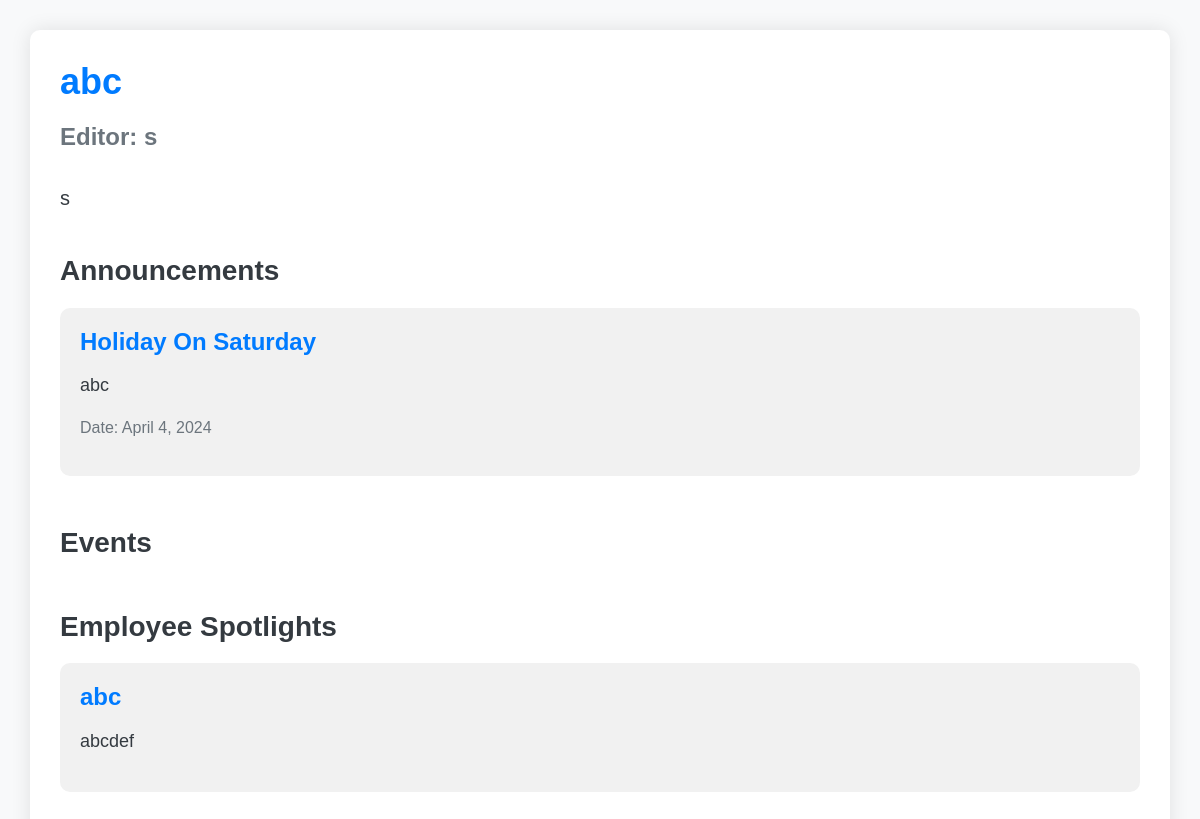
/newsletter/Computer Science/abc, run on the app's committed database.
### deptEnews/models.py (models this page shows)
class Newsletter(models.Model):
    title=models.CharField(max_length=100)
    issue_date=models.DateTimeField()
    editor=models.CharField(max_length=100)
    desc=models.TextField()
    department=models.ForeignKey(Department,on_delete=models.CASCADE)
    announcement=models.ManyToManyField(Announcement)
    employee=models.ManyToManyField(Employee)
    event=models.ManyToManyField(Event)

class Announcement(models.Model):
    title = models.CharField(max_length=100)
    content = models.TextField()
    date = models.DateField()

class Employee(models.Model):
    name = models.CharField(max_length=100)
    bio = models.TextField()

### deptEnews/views.py (the view)
# urls.py: path('newsletter/<str:department_name>/<str:newsletter_title>', views.newsletter_detail, name='newsletter_detail'),
def newsletter_detail(request,department_name,newsletter_title):
    newsletter = get_object_or_404(Newsletter, department__name=department_name, title=newsletter_title)
    return render(request, 'newsletter_detail.html', {'newsletter': newsletter})

### deptEnews/templates/newsletter_detail.html (shortened to what this page needs)
{% extends 'base.html' %}
{% block head %}
    <link rel="stylesheet" href="https://maxcdn.bootstrapcdn.com/bootstrap/4.5.2/css/bootstrap.min.css">
{% endblock %}
{% block content %}
<div class="container">
    <h1 class="newsletter-title">{{ newsletter.title }}</h1>
    <div class="editor-info">
        <h2 class="editor-name">Editor: {{ newsletter.editor }}</h2>
    </div>
    <p class="newsletter-desc">{{ newsletter.desc }}</p>
    <div class="content-section">
        <h2 class="content-title">Announcements</h2>
        {% for announcement in newsletter.announcement.all %}
        <div class="announcement-item">
            <h3>{{ announcement.title }}</h3>
            <p class="announcement-content">{{ announcement.content }}</p>
            <p class="announcement-date">Date: {{ announcement.date }}</p>
        </div>
        {% endfor %}
    </div>
    <div class="content-section">
        <h2 class="content-title">Events</h2>
    </div>
    <div class="content-section">
        <h2 class="content-title">Employee Spotlights</h2>
        {% for spotlight in newsletter.employee.all %}
        <div class="spotlight-item">
            <h3>{{ spotlight.name }}</h3>
            <p class="spotlight-bio">{{ spotlight.bio }}</p>
        </div>
        {% endfor %}
    </div>
</div>
{% endblock %}

### deptEnews/templates/newsletter_detail.html (style rules this page uses)
body { background-color: #f8f9fa; color: #343a40; font-family: 'Arial', sans-serif; }
.container { padding: 30px; margin-top: 30px; background-color: #fff; border-radius: 10px; box-shadow: 0 0 20px rgba(0, 0, 0, 0.1); }
.newsletter-title { font-size: 36px; font-weight: bold; color: #007bff; margin-bottom: 20px; }
.editor-info { margin-bottom: 30px; }
.editor-name { font-size: 24px; font-weight: bold; color: #6c757d; margin-bottom: 5px; }
.newsletter-desc { margin-bottom: 40px; font-size: 20px; line-height: 1.6; }
.content-section { margin-bottom: 50px; }
.content-title { font-size: 28px; font-weight: bold; color: #343a40; margin-bottom: 20px; }
.announcement-item, .event-item, .spotlight-item { background-color: #f1f1f1; border-radius: 10px; padding: 20px; margin-bottom: 30px; }
.announcement-item h3, .event-item h3, .spotlight-item h3 { font-size: 24px; font-weight: bold; color: #007bff; margin-bottom: 15px; }
.announcement-content, .event-description, .spotlight-bio { font-size: 18px; line-height: 1.6; color: #343a40; }
.announcement-date, .event-details { font-size: 16px; color: #6c757d; margin-top: 15px; }

### data on the page
Newsletter: title "abc", editor "s", desc "s"
Announcement: title "Holiday On Saturday", content "abc", date "April 4, 2024"
Employee: name "abc", bio "abcdef"
